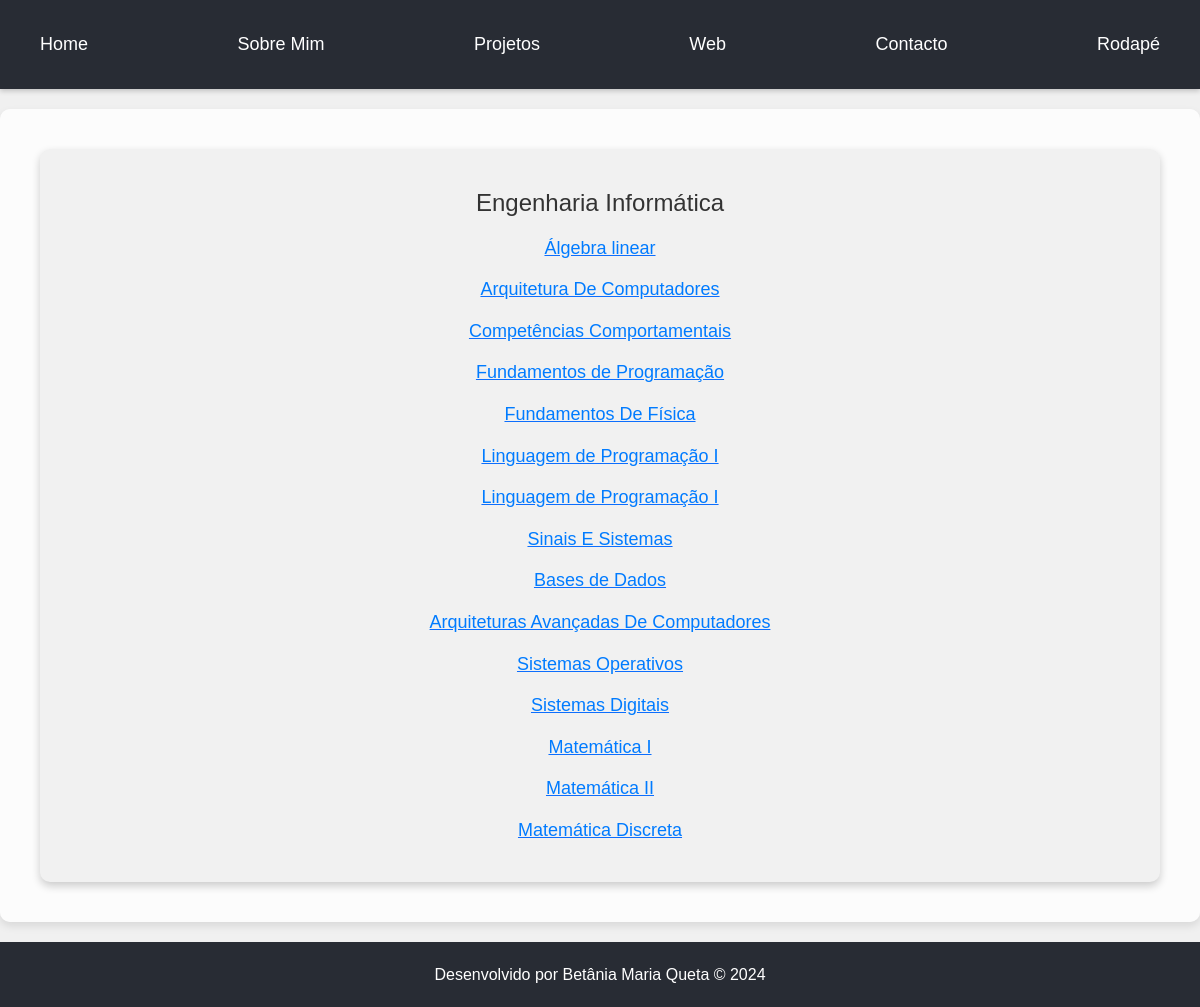
Before: /lista_cadeiras/ with the older database file.
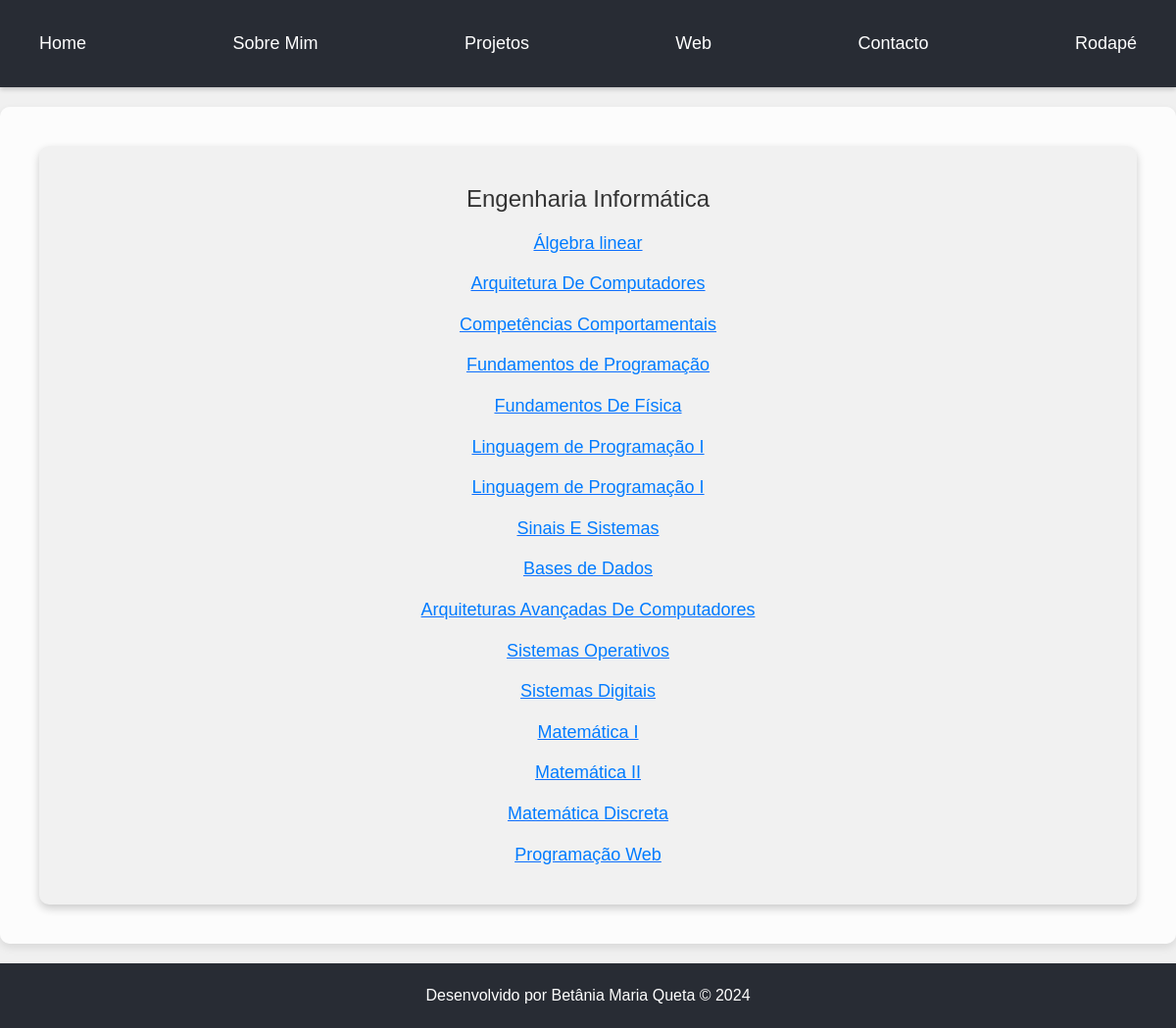
After: the same page with the newer database file.
### portfolio/models.py (models this page shows)
class Cadeira(models.Model):
    nome = models.CharField(max_length=100)
    ano = models.IntegerField()
    semestre = models.IntegerField()
    ects = models.IntegerField()
    ano_letivo_frequentado = models.IntegerField()
    topicos_abordados = models.TextField()
    imagem = models.ImageField(upload_to='images/', default='images/default.jpg')

### portfolio/views.py (the view)
# urls.py: path('lista_cadeiras/', views.lista_cadeiras, name='lista_cadeiras'),
def lista_cadeiras(request):
    cadeiras = Cadeira.objects.all()
    return render(request, 'portfolio/lista_cadeiras.html', {'cadeiras': cadeiras})

### portfolio/templates/portfolio/lista_cadeiras.html (shortened to what this page needs)
{% extends 'portfolio/layout.html' %}
{% block main %}
    <section class="cadeiras">
        <h2>Engenharia Informática</h2>
        <ul class="cadeira-list">
            {% for cadeira in cadeiras %}
                <li class="cadeira-item">
                    <a href="{% url 'portfolio:cadeira_detalhes' cadeira.id %}">
                        <h3 class="cadeira-nome">{{ cadeira.nome }}</h3>
                    </a>
                </li>
            {% endfor %}
        </ul>
    </section>
{% endblock %}

Changed rows visible on the page:
added Cadeira: nome "Programação Web"
